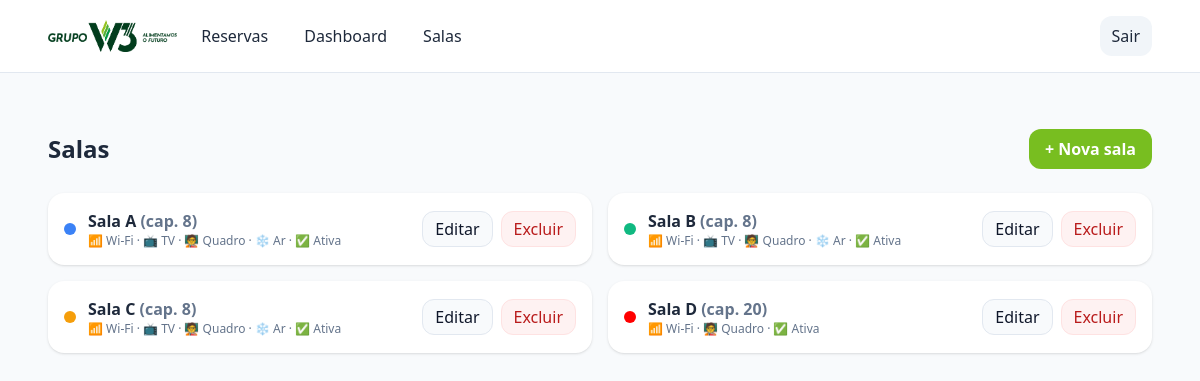
The page /index.php?page=salas (signed in) on the database as committed earlier.
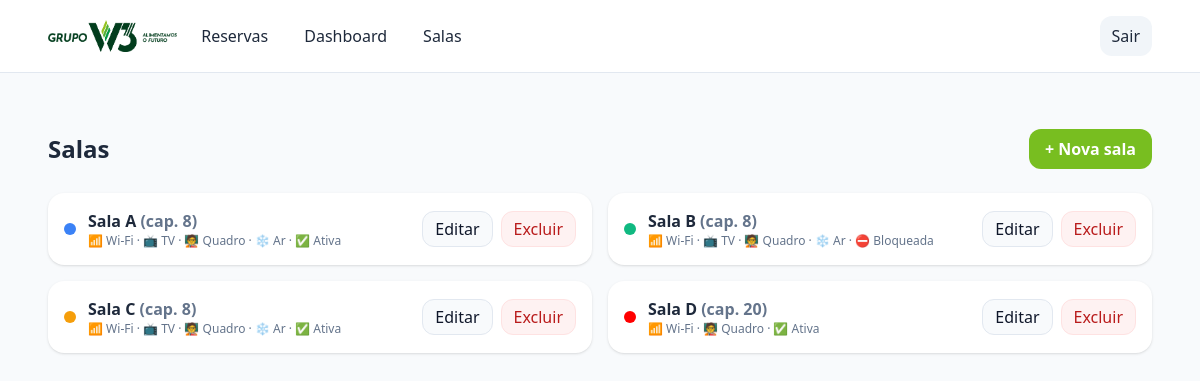
The same page on the database as committed later.
### tables this page shows
CREATE TABLE rooms (
    id INTEGER PRIMARY KEY AUTOINCREMENT,
    name TEXT NOT NULL,
    color TEXT NOT NULL DEFAULT '#3b82f6'
, capacity INTEGER NOT NULL DEFAULT 8, has_wifi INTEGER NOT NULL DEFAULT 1, has_tv INTEGER NOT NULL DEFAULT 1, has_board INTEGER NOT NULL DEFAULT 1, has_ac INTEGER NOT NULL DEFAULT 1, is_blocked INTEGER NOT NULL DEFAULT 0, extras TEXT DEFAULT '[]', "has_vc");

### bootstrap.php (called while the page is built, shortened)
<?php
function h($s) { return htmlspecialchars((string)$s, ENT_QUOTES, 'UTF-8'); }
?>

### salas.php (the view, shortened to what this page needs)
<?php
$rooms = $pdo->query("SELECT * FROM rooms ORDER BY id")->fetchAll(PDO::FETCH_ASSOC);
?>
<div class="max-w-6xl mx-auto space-y-6">
  <header class="flex flex-col md:flex-row md:items-center md:justify-between gap-3">
    <h1 class="text-2xl font-bold">Salas</h1>
    <div class="flex flex-col md:flex-row md:items-center gap-3 w-full md:w-auto">
      <button onclick="document.getElementById('newRoom').classList.toggle('hidden')"
              class="px-4 h-10 rounded-xl btn-w3 font-semibold">+ Nova sala</button>
    </div>
  </header>
  <div class="grid md:grid-cols-2 gap-4">
    <?php foreach ($rooms as $r): $rid=(int)$r['id']; ?>
      <div class="bg-white rounded-2xl shadow p-4 space-y-3">
        <div class="flex items-center justify-between">
          <div class="flex items-center gap-3">
            <span class="inline-block w-3 h-3 rounded-full" style="background:<?= h($r['color']) ?>"></span>
            <div>
              <div class="font-semibold"><?= h($r['name']) ?> <span class="text-slate-500">(cap. <?= (int)$r['capacity'] ?>)</span></div>
              <div class="text-xs text-slate-500">
                <?php if ((int)$r['has_wifi']): ?>📶 Wi-Fi · <?php endif; ?>
                <?php if ((int)$r['has_tv']): ?>📺 TV · <?php endif; ?>
                <?php if ((int)$r['has_board']): ?>🧑‍🏫 Quadro · <?php endif; ?>
                <?php if ((int)$r['has_ac']): ?>❄️ Ar · <?php endif; ?>
                <?= (int)$r['is_blocked'] ? '⛔ Bloqueada' : '✅ Ativa' ?>
              </div>
            </div>
          </div>
          <div class="flex items-center gap-2">
            <button
              class="px-3 h-9 rounded-xl btn-ghost"
              onclick="openEditDialog(this)"
              data-rid="<?= $rid ?>"
              data-name="<?= h($r['name']) ?>"
              data-color="<?= h($r['color']) ?>"
              data-capacity="<?= (int)$r['capacity'] ?>"
              data-wifi="<?= (int)$r['has_wifi'] ?>"
              data-tv="<?= (int)$r['has_tv'] ?>"
              data-board="<?= (int)$r['has_board'] ?>"
              data-ac="<?= (int)$r['has_ac'] ?>"
              data-vc="<?= isset($r['has_vc']) ? (int)$r['has_vc'] : 0 ?>"
              data-blocked="<?= (int)$r['is_blocked'] ?>"
            >Editar</button>
            <form method="post" onsubmit="return confirm('Remover esta sala? Isso não apaga reservas existentes.');">
              <button class="px-3 h-9 rounded-xl btn-danger">Excluir</button>
            </form>
          </div>
        </div>
      </div>
    <?php endforeach; ?>
  </div>
</div>

Rows that differ between the two databases and show on the page:
changed rooms "Sala B": is_blocked "✅ Ativa" → "⛔ Bloqueada"
